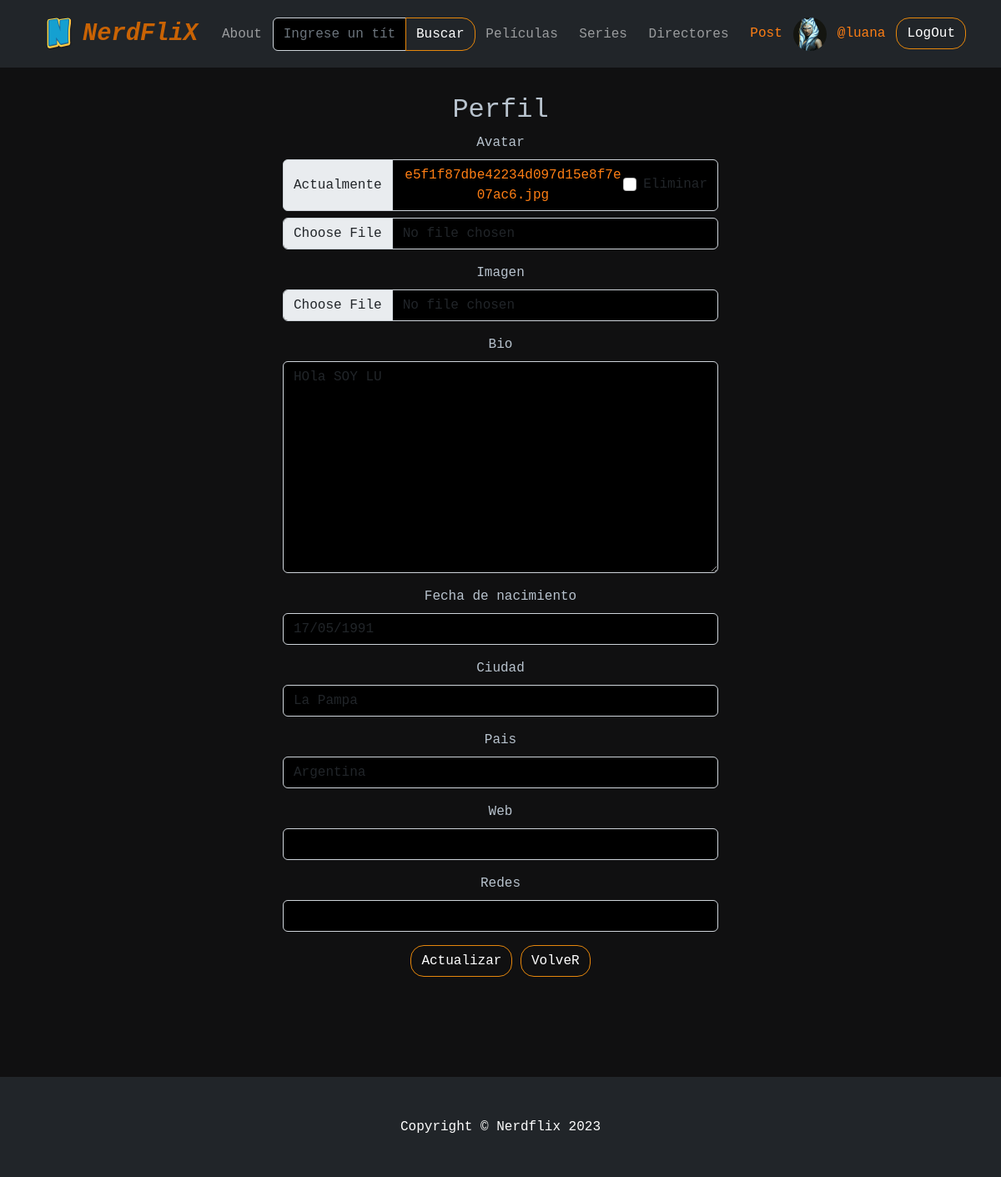
Page /usuario-perfil/ (signed in) on the committed database.
### AppCoder/models.py (models this page shows, shortened)
class Perfil(models.Model):
    user =models.OneToOneField(User,on_delete=models.CASCADE)
    avatar=models.ImageField(null=True,blank=True)
    imagen=models.ImageField(null=True,blank=True)
    bio=models.TextField(null=True,blank=True)
    fecha_nac = models.DateField(null=True,blank=True,verbose_name='Fecha de nacimiento')
    ciudad=models.CharField(max_length=200,null=True,blank=True)
    pais=models.CharField(max_length=200,null=True,blank=True)
    web=models.URLField(max_length=200,null=True,blank=True)
    redes=models.URLField(max_length=200,null=True,blank=True)

### AppCoder/views.py (the view)
# urls.py: path('usuario-perfil/',EditarPerfilUsuario.as_view(),name='usuario_perfil'),
class EditarPerfilUsuario(UpdateView):
    model:Perfil
    template_name='AppCoder/perfil_usuario_form.html'
    fields=['avatar','imagen','bio', 'fecha_nac','ciudad','pais','web','redes']
    success_url='/usuario/'
    def get_object(self):
        profile,created=Perfil.objects.get_or_create(user=self.request.user)
        return profile

### AppCoder/context_processors.py (called while the page is built)
def generos_contexto(request):
    generos=Generos.objects.all()
    return {
        'generos':generos
    }

### AppCoder/templates/AppCoder/perfil_usuario_form.html (shortened to what this page needs)
{% extends "Base.html" %}
{% load crispy_forms_tags %}
{% block contenidoQueCambia %}
 <div class="page-header d-flex align-items-center">
    <div class="container position-relative">
      <div class="row d-flex justify-content-center">
        <div class="col-lg-6 text-center">
          <br>
          <form action="" method="post" enctype="multipart/form-data">
         <h2>Perfil</h2>
            {{ form | crispy }}
            <button class="btn btn-primary"  type="submit">Actualizar</button>
            <a class="btn btn-primary" href="{% url 'usuario' %}">VolveR</a>
        </form>
        </div>
      </div>
    </div>
  </div>
  <br>
  <br>
  <br>
  <br>
  <br>
{% endblock %}

### AppCoder/templates/navbar.html (shortened to what this page needs)
{% load static %}
 <nav class="navbar navbar-expand-lg navbar-dark bg-dark">
    <div class="container">
        <img id="logo" src="{% static 'AppCoder/IMG/pngwing.com.png' %}" >
        <a class="navbar-brand" href="{% url 'inicio' %}"><i><b>NerdFliX</b></i> </a>
        <div class="collapse navbar-collapse" id="navbarSupportedContent">
            <ul class="navbar-nav ms-auto mb-4 mb-lg-0">
                <li class="nav-item"><a class="nav-link" href="{% url 'about' %}">About</a></li>
                 <form class="input-group" action="{% url 'busqueda' %}" method="get">
                        <input name = "titulo" class="form-control" type="text" placeholder="Ingrese un título..." aria-label="Enter search term..." aria-describedby="button-search" />
                        <button class="btn btn-primary" id="button-search" type="submit">Buscar</button>
                    </form>
                <li class="nav-item"><a class="nav-link" href="{% url 'peliculas' %}">Películas</a></li>
                <li class="nav-item"><a class="nav-link" href="{% url 'series' %}">Series</a></li>
                <li class="nav-item"><a class="nav-link" href="{% url 'directores' %}">Directores</a></li>
                <li class="nav-item dropdown">
                    <button class="btn btn-dark dropdown" data-bs-toggle="dropdown" aria-expanded="false">
                    Post
                    </button>
                </li>
                {% if request.user.is_authenticated %}
                {% if request.user.perfil.avatar %}
                    <img class="rounded-circle"  height="40px" width="40px"  src={{request.user.perfil.avatar.url}}   alt="..." />
                    {%endif%}
                        <li class="nav-item dropdown">
                    <button class="btn btn-dark dropdown" data-bs-toggle="dropdown" aria-expanded="false">
                     @{{request.user}}
                    </button>
                    </li>
                    <li class="nav-item"><a class="btn btn-primary" href="{% url 'logout' %}">LogOut</a></li>
                {% else %}
                    <li class="nav-item"><a class="btn btn-primary" href="{% url 'login' %}">LogIN</a></li>
                {% endif%}
            </ul>
        </div>
    </div>
</nav>

### rows in the picture
Perfil: bio "HOla SOY LU", fecha_nac "17/05/1991", ciudad "La Pampa", pais "Argentina"

### other values in the picture
{{ request.user }} "luana"
